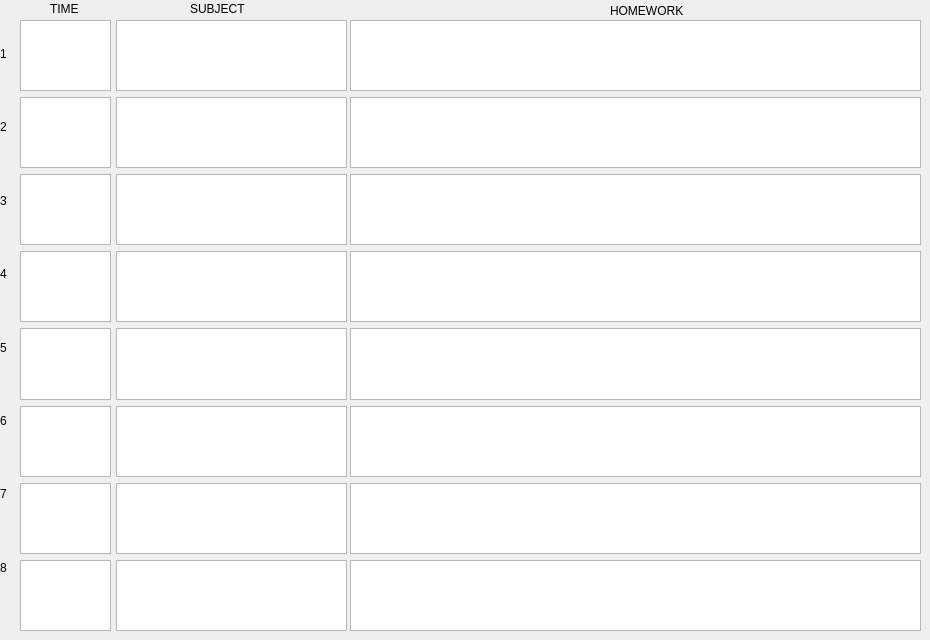
     <widget class="QWidget" name="tab_3">
      <attribute name="title">
       <string>Wednesday</string>
      </attribute>
      <widget class="QWidget" name="verticalLayoutWidget_9">
       <property name="geometry">
        <rect>
         <x>350</x>
         <y>20</y>
         <width>571</width>
         <height>611</height>
        </rect>
       </property>
       <layout class="QVBoxLayout" name="verticalLayout_9">
        <item>
         <widget class="QTextEdit" name="textEdit_57"/>
        </item>
        <item>
         <widget class="QTextEdit" name="textEdit_58"/>
        </item>
        <item>
         <widget class="QTextEdit" name="textEdit_59"/>
        </item>
        <item>
         <widget class="QTextEdit" name="textEdit_60"/>
        </item>
        <item>
         <widget class="QTextEdit" name="textEdit_61"/>
        </item>
        <item>
         <widget class="QTextEdit" name="textEdit_62"/>
        </item>
        <item>
         <widget class="QTextEdit" name="textEdit_63"/>
        </item>
        <item>
         <widget class="QTextEdit" name="textEdit_64"/>
        </item>
       </layout>
      </widget>
      <widget class="QWidget" name="verticalLayoutWidget_10">
       <property name="geometry">
        <rect>
         <x>0</x>
         <y>20</y>
         <width>21</width>
         <height>581</height>
        </rect>
       </property>
       <layout class="QVBoxLayout" name="verticalLayout_10">
        <item>
         <widget class="QLabel" name="label_24">
          <property name="text">
           <string>1</string>
          </property>
         </widget>
        </item>
        <item>
         <widget class="QLabel" name="label_25">
          <property name="text">
           <string>2</string>
          </property>
         </widget>
        </item>
        <item>
         <widget class="QLabel" name="label_26">
          <property name="text">
           <string>3</string>
          </property>
         </widget>
        </item>
        <item>
         <widget class="QLabel" name="label_27">
          <property name="text">
           <string>4</string>
          </property>
         </widget>
        </item>
        <item>
         <widget class="QLabel" name="label_28">
          <property name="text">
           <string>5</string>
          </property>
         </widget>
        </item>
        <item>
         <widget class="QLabel" name="label_29">
          <property name="text">
           <string>6</string>
          </property>
         </widget>
        </item>
        <item>
         <widget class="QLabel" name="label_30">
          <property name="text">
           <string>7</string>
          </property>
         </widget>
        </item>
        <item>
         <widget class="QLabel" name="label_31">
          <property name="text">
           <string>8</string>
          </property>
         </widget>
        </item>
       </layout>
      </widget>
      <widget class="QWidget" name="verticalLayoutWidget_11">
       <property name="geometry">
        <rect>
         <x>116</x>
         <y>20</y>
         <width>231</width>
         <height>611</height>
        </rect>
       </property>
       <layout class="QVBoxLayout" name="verticalLayout_11">
        <item>
         <widget class="QTextEdit" name="textEdit_65"/>
        </item>
        <item>
         <widget class="QTextEdit" name="textEdit_66"/>
        </item>
        <item>
         <widget class="QTextEdit" name="textEdit_67"/>
        </item>
        <item>
         <widget class="QTextEdit" name="textEdit_68"/>
        </item>
        <item>
         <widget class="QTextEdit" name="textEdit_69"/>
        </item>
        <item>
         <widget class="QTextEdit" name="textEdit_70"/>
        </item>
        <item>
         <widget class="QTextEdit" name="textEdit_71"/>
        </item>
        <item>
         <widget class="QTextEdit" name="textEdit_72"/>
        </item>
       </layout>
      </widget>
      <widget class="QWidget" name="verticalLayoutWidget_12">
       <property name="geometry">
        <rect>
         <x>20</x>
         <y>20</y>
         <width>91</width>
         <height>611</height>
        </rect>
       </property>
       <layout class="QVBoxLayout" name="verticalLayout_12">
        <item>
         <widget class="QTextEdit" name="textEdit_73"/>
        </item>
        <item>
         <widget class="QTextEdit" name="textEdit_74"/>
        </item>
        <item>
         <widget class="QTextEdit" name="textEdit_75"/>
        </item>
        <item>
         <widget class="QTextEdit" name="textEdit_76"/>
        </item>
        <item>
         <widget class="QTextEdit" name="textEdit_77"/>
        </item>
        <item>
         <widget class="QTextEdit" name="textEdit_78"/>
        </item>
        <item>
         <widget class="QTextEdit" name="textEdit_79"/>
        </item>
        <item>
         <widget class="QTextEdit" name="textEdit_80"/>
        </item>
       </layout>
      </widget>
      <widget class="QLabel" name="label_23">
       <property name="geometry">
        <rect>
         <x>190</x>
         <y>0</y>
         <width>67</width>
         <height>17</height>
        </rect>
       </property>
       <property name="text">
        <string>SUBJECT</string>
       </property>
      </widget>
      <widget class="QLabel" name="label_32">
       <property name="geometry">
        <rect>
         <x>50</x>
         <y>0</y>
         <width>67</width>
         <height>17</height>
        </rect>
       </property>
       <property name="text">
        <string>TIME</string>
       </property>
      </widget>
      <widget class="QLabel" name="label_33">
       <property name="geometry">
        <rect>
         <x>610</x>
         <y>0</y>
         <width>141</width>
         <height>21</height>
        </rect>
       </property>
       <property name="text">
        <string>HOMEWORK</string>
       </property>
      </widget>
     </widget>
